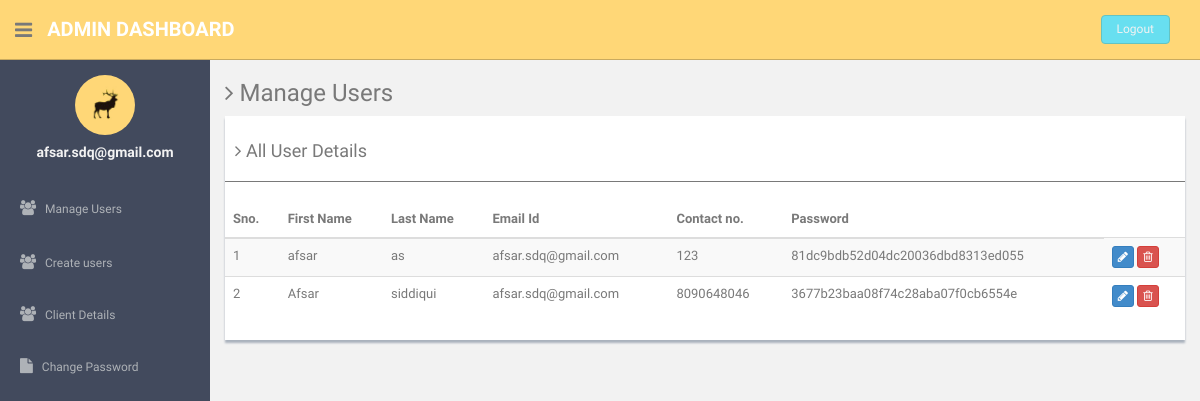
The page /admin/manage-users.php (signed in) on the database its author committed.
### tables this page shows
CREATE TABLE `users` (
  `id` int(11) NOT NULL,
  `fname` varchar(255) NOT NULL,
  `lname` varchar(255) NOT NULL,
  `email` varchar(255) NOT NULL,
  `password` varchar(300) NOT NULL,
  `contactno` varchar(11) NOT NULL,
  `posting_date` date NOT NULL
);

### admin/manage-users.php (the view, shortened to what this page needs)
<?php
include'dbconnection.php';
?><!DOCTYPE html>
<html lang="en">
  <head>
    <link href="assets/css/bootstrap.css" rel="stylesheet">
    <link href="assets/font-awesome/css/font-awesome.css" rel="stylesheet" />
    <link href="assets/css/style.css" rel="stylesheet">
    <link href="assets/css/style-responsive.css" rel="stylesheet">
  </head>
  <body>
  <section id="container" >
      <header class="header black-bg">
              <div class="sidebar-toggle-box">
                  <div class="fa fa-bars tooltips" data-placement="right" data-original-title="Toggle Navigation"></div>
              </div>
            <a href="#" class="logo"><b>Admin Dashboard</b></a>
            <div class="top-menu">
            	<ul class="nav pull-right top-menu">
                    <li><a class="logout" href="logout.php">Logout</a></li>
            	</ul>
            </div>
        </header>
      <aside>
          <div id="sidebar"  class="nav-collapse ">
              <ul class="sidebar-menu" id="nav-accordion">
              	  <p class="centered"><a href="#"><img src="assets/img/ui-sam.jpg" class="img-circle" width="60"></a></p>
              	  <h5 class="centered"><?php echo $_SESSION['login'];?></h5>
                  <li class="mt">
                      <a href="manage-users.php" >
                          <i class="fa fa-users"></i>
                          <span>Manage Users</span>
                      </a>
                  </li>
                  <li class="sub-menu">
                      <a href="regester.php" >
                          <i class="fa fa-users"></i>
                          <span>Create users</span>
                      </a>
                  </li>
                  <li class="sub-menu">
                      <a href="clientview.php" >
                          <i class="fa fa-users"></i>
                          <span>Client Details</span>
                      </a>
                  </li>
                  <li class="sub-menu">
                      <a href="change-password.php">
                          <i class="fa fa-file"></i>
                          <span>Change Password</span>
                      </a>
                  </li>
              </ul>
          </div>
      </aside>
      <section id="main-content">
          <section class="wrapper">
          	<h3><i class="fa fa-angle-right"></i> Manage Users</h3>
				<div class="row">
                  <div class="col-md-12">
                      <div class="content-panel">
                          <table class="table table-striped table-advance table-hover">
	                  	  	  <h4><i class="fa fa-angle-right"></i> All User Details </h4>
	                  	  	  <hr>
                              <thead>
                              <tr>
                                  <th>Sno.</th>
                                  <th class="hidden-phone">First Name</th>
                                  <th> Last Name</th>
                                  <th> Email Id</th>
                                  <th>Contact no.</th>
                                  <th>Password</th>
                              </tr>
                              </thead>
                              <tbody>
                              <?php $ret=mysqli_query($con,"select * from users");
							  $cnt=1;
							  while($row=mysqli_fetch_array($ret))
							  {?>
                              <tr>
                              <td><?php echo $cnt;?></td>
                                  <td><?php echo $row['fname'];?></td>
                                  <td><?php echo $row['lname'];?></td>
                                  <td><?php echo $row['email'];?></td>
                                  <td><?php echo $row['contactno'];?></td>
                                  <td><?php echo $row['password'];?></td>
                                  <td>
                                     <a href="update-profile.php?uid=<?php echo $row['id'];?>">
                                     <button class="btn btn-primary btn-xs"><i class="fa fa-pencil"></i></button></a>
                                     <a href="manage-users.php?id=<?php echo $row['id'];?>">
                                     <button class="btn btn-danger btn-xs" onClick="return confirm('Do you really want to delete');"><i class="fa fa-trash-o "></i></button></a>
                                  </td>
                              </tr>
                              <?php $cnt=$cnt+1; }?>
                              </tbody>
                          </table>
                      </div>
                  </div>
              </div>
		</section>
      </section
  ></section>
  </body>
</html>

### admin/assets/css/style.css (style rules this page uses)
body { color: #797979; background: #f2f2f2; font-family: 'Ruda', sans-serif; padding: 0px !important; margin: 0px !important; font-size:13px; }
ul li { list-style: none; }
a, a:hover, a:focus { text-decoration: none; outline: none; }
#container { width: 100%; height: 100%; }
hr { margin-top: 20px; margin-bottom: 20px; border: 0; border-top: 1px solid #797979; }
.centered { text-align: center; }
.mt { margin-top: 25px; }
ul.top-menu > li > .logout { color: #f2f2f2; font-size: 12px; border-radius: 4px; -webkit-border-radius: 4px; border: 1px solid #64c3c2 !important; padding: 5px 15px; margin-right: 15px; background: #68dff0; margin-top: 15px; }
#sidebar { width: 210px; height: 100%; position: fixed; background: #424a5d; }
#sidebar h5 { color: #f2f2f2; font-weight: 700; }
#sidebar ul li { position: relative; }
ul.sidebar-menu , ul.sidebar-menu li ul.sub { margin: -2px 0 0; padding: 0; }
ul.sidebar-menu { margin-top: 75px; }
ul.sidebar-menu li { margin-bottom: 5px; margin-left:10px; margin-right:10px; }
ul.sidebar-menu li.sub-menu { line-height: 15px; }
ul.sidebar-menu li a span { display: inline-block; }
ul.sidebar-menu li a { color: #aeb2b7; text-decoration: none; display: block; padding: 15px 0 15px 10px; font-size: 12px; outline: none; -webkit-transition: all 0.3s ease; -moz-transition: all 0.3s ease; -o-transition: all 0.3s ease; -ms-transition: all 0.3s ease; transition: all 0.3s ease; }
ul.sidebar-menu li a i { font-size: 15px; padding-right: 6px; }
#main-content { margin-left: 210px; }
.header, .footer { min-height: 60px; padding: 0 15px; }
.header { position: fixed; left: 0; right: 0; z-index: 1002; }
.black-bg { background: #ffd777; border-bottom: 1px solid #c9aa5f; }
.wrapper { display: inline-block; margin-top: 60px; padding-left: 15px; padding-right: 15px; padding-bottom: 15px; padding-top: 0px; width: 100%; }
a.logo { font-size: 20px; color: #ffffff; float: left; margin-top: 15px; text-transform: uppercase; }
a.logo b { font-weight: 900; }
#top_menu .nav > li, ul.top-menu > li { float: left; }
ul.top-menu > li > a { color: #666666; font-size: 16px; border-radius: 4px; -webkit-border-radius: 4px; border:1px solid #666666 !important; padding: 2px 6px; margin-right: 15px; }
.sidebar-toggle-box { float: left; padding-right: 15px; margin-top: 20px; }
.sidebar-toggle-box .fa-bars { cursor: pointer; display: inline-block; font-size: 20px; }
.content-panel { background: #ffffff; box-shadow: 0px 3px 2px #aab2bd; padding-top: 15px; padding-bottom: 5px; }
.content-panel h4 { margin-left: 10px; }

### rows shown on the page
users: fname "afsar", lname "as", email "afsar.sdq@gmail.com", contactno "123", password "81dc9bdb52d04dc20036dbd8313ed055"
users: fname "Afsar", lname "siddiqui", email "afsar.sdq@gmail.com", contactno "8090648046", password "3677b23baa08f74c28aba07f0cb6554e"

### other values the page prints
$_SESSION['login'] "afsar.sdq@gmail.com"
